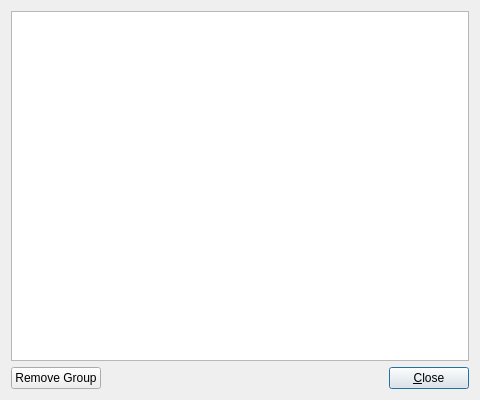
<?xml version="1.0" encoding="UTF-8"?>
<ui version="4.0">
 <class>ShowGroupDialog</class>
 <widget class="QDialog" name="ShowGroupDialog">
  <property name="geometry">
   <rect>
    <x>0</x>
    <y>0</y>
    <width>480</width>
    <height>400</height>
   </rect>
  </property>
  <property name="windowTitle">
   <string>Group Information</string>
  </property>
  <property name="layoutDirection">
   <enum>Qt::LeftToRight</enum>
  </property>
  <layout class="QVBoxLayout" name="verticalLayout">
   <item>
    <widget class="QPlainTextEdit" name="groupInfo">
     <property name="enabled">
      <bool>true</bool>
     </property>
     <property name="textInteractionFlags">
      <set>Qt::TextSelectableByKeyboard|Qt::TextSelectableByMouse</set>
     </property>
    </widget>
   </item>
   <item>
    <layout class="QHBoxLayout" name="horizontalLayout">
     <item>
      <widget class="QPushButton" name="remove">
       <property name="focusPolicy">
        <enum>Qt::StrongFocus</enum>
       </property>
       <property name="text">
        <string>Remove Group</string>
       </property>
       <property name="autoDefault">
        <bool>false</bool>
       </property>
      </widget>
     </item>
     <item>
      <spacer name="horizontalSpacer">
       <property name="orientation">
        <enum>Qt::Horizontal</enum>
       </property>
       <property name="sizeHint" stdset="0">
        <size>
         <width>40</width>
         <height>20</height>
        </size>
       </property>
      </spacer>
     </item>
     <item>
      <widget class="QPushButton" name="close">
       <property name="focusPolicy">
        <enum>Qt::StrongFocus</enum>
       </property>
       <property name="text">
        <string>&amp;Close</string>
       </property>
       <property name="autoDefault">
        <bool>true</bool>
       </property>
       <property name="default">
        <bool>true</bool>
       </property>
      </widget>
     </item>
    </layout>
   </item>
  </layout>
 </widget>
 <tabstops>
  <tabstop>close</tabstop>
  <tabstop>remove</tabstop>
  <tabstop>groupInfo</tabstop>
 </tabstops>
 <resources/>
 <connections/>
</ui>
